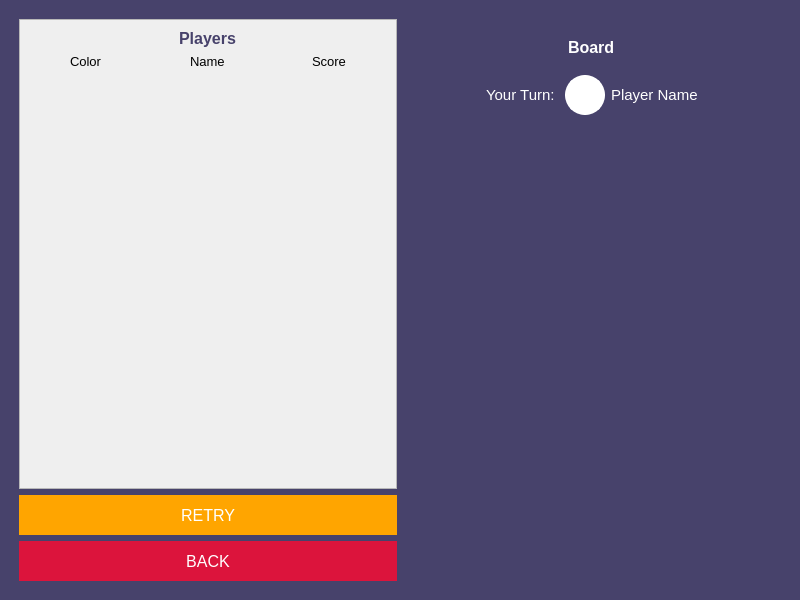
<?xml version="1.0" encoding="UTF-8"?>
<ui version="4.0">
 <class>MainWindow</class>
 <widget class="QMainWindow" name="MainWindow">
  <property name="geometry">
   <rect>
    <x>0</x>
    <y>0</y>
    <width>800</width>
    <height>600</height>
   </rect>
  </property>
  <property name="sizePolicy">
   <sizepolicy hsizetype="Fixed" vsizetype="Fixed">
    <horstretch>0</horstretch>
    <verstretch>0</verstretch>
   </sizepolicy>
  </property>
  <property name="minimumSize">
   <size>
    <width>0</width>
    <height>0</height>
   </size>
  </property>
  <property name="windowTitle">
   <string>MainWindow</string>
  </property>
  <widget class="QWidget" name="centralwidget">
   <property name="styleSheet">
    <string notr="true">#centralwidget{
	background-color:#47426b;
}</string>
   </property>
   <layout class="QVBoxLayout" name="verticalLayout_6">
    <item>
     <layout class="QHBoxLayout" name="horizontalLayout">
      <property name="leftMargin">
       <number>10</number>
      </property>
      <property name="topMargin">
       <number>10</number>
      </property>
      <property name="rightMargin">
       <number>10</number>
      </property>
      <property name="bottomMargin">
       <number>10</number>
      </property>
      <item>
       <layout class="QVBoxLayout" name="verticalLayout">
        <property name="sizeConstraint">
         <enum>QLayout::SetDefaultConstraint</enum>
        </property>
        <item>
         <widget class="QScrollArea" name="scoreScrollArea">
          <property name="sizePolicy">
           <sizepolicy hsizetype="Expanding" vsizetype="Expanding">
            <horstretch>0</horstretch>
            <verstretch>0</verstretch>
           </sizepolicy>
          </property>
          <property name="minimumSize">
           <size>
            <width>300</width>
            <height>0</height>
           </size>
          </property>
          <property name="maximumSize">
           <size>
            <width>400</width>
            <height>16777215</height>
           </size>
          </property>
          <property name="styleSheet">
           <string notr="true"/>
          </property>
          <property name="horizontalScrollBarPolicy">
           <enum>Qt::ScrollBarAsNeeded</enum>
          </property>
          <property name="widgetResizable">
           <bool>true</bool>
          </property>
          <widget class="QWidget" name="scoreScrollAreaWidgetContents">
           <property name="geometry">
            <rect>
             <x>0</x>
             <y>0</y>
             <width>372</width>
             <height>451</height>
            </rect>
           </property>
           <property name="sizePolicy">
            <sizepolicy hsizetype="Expanding" vsizetype="Expanding">
             <horstretch>0</horstretch>
             <verstretch>0</verstretch>
            </sizepolicy>
           </property>
           <property name="styleSheet">
            <string notr="true"/>
           </property>
           <layout class="QVBoxLayout" name="verticalLayout_4">
            <item alignment="Qt::AlignHCenter">
             <widget class="QLabel" name="scoreTitle">
              <property name="font">
               <font>
                <pointsize>12</pointsize>
                <weight>75</weight>
                <bold>true</bold>
               </font>
              </property>
              <property name="styleSheet">
               <string notr="true">#scoreTitle{
	color:#47426b;
}</string>
              </property>
              <property name="text">
               <string>Players</string>
              </property>
             </widget>
            </item>
            <item>
             <layout class="QGridLayout" name="scoreGridLayout">
              <property name="sizeConstraint">
               <enum>QLayout::SetDefaultConstraint</enum>
              </property>
              <item row="0" column="0" alignment="Qt::AlignHCenter">
               <widget class="QLabel" name="label">
                <property name="font">
                 <font>
                  <pointsize>10</pointsize>
                 </font>
                </property>
                <property name="text">
                 <string>Color</string>
                </property>
               </widget>
              </item>
              <item row="0" column="2" alignment="Qt::AlignHCenter">
               <widget class="QLabel" name="label_3">
                <property name="font">
                 <font>
                  <pointsize>10</pointsize>
                 </font>
                </property>
                <property name="text">
                 <string>Score</string>
                </property>
               </widget>
              </item>
              <item row="0" column="1" alignment="Qt::AlignHCenter">
               <widget class="QLabel" name="label_2">
                <property name="font">
                 <font>
                  <pointsize>10</pointsize>
                 </font>
                </property>
                <property name="text">
                 <string>Name</string>
                </property>
               </widget>
              </item>
             </layout>
            </item>
            <item>
             <spacer name="verticalSpacer">
              <property name="orientation">
               <enum>Qt::Vertical</enum>
              </property>
              <property name="sizeHint" stdset="0">
               <size>
                <width>20</width>
                <height>40</height>
               </size>
              </property>
             </spacer>
            </item>
           </layout>
          </widget>
         </widget>
        </item>
        <item>
         <layout class="QGridLayout" name="scoreGridLayout_2"/>
        </item>
        <item>
         <widget class="QPushButton" name="retryButton">
          <property name="minimumSize">
           <size>
            <width>300</width>
            <height>0</height>
           </size>
          </property>
          <property name="maximumSize">
           <size>
            <width>400</width>
            <height>16777215</height>
           </size>
          </property>
          <property name="font">
           <font>
            <pointsize>12</pointsize>
           </font>
          </property>
          <property name="cursor">
           <cursorShape>PointingHandCursor</cursorShape>
          </property>
          <property name="styleSheet">
           <string notr="true">#retryButton{
	background-color: orange;
	border: 0;
	color: white;
	font-size: 12pt;
	height: 40px;
}

#retryButton:hover{
	background-color:#b27300;
}</string>
          </property>
          <property name="text">
           <string>RETRY</string>
          </property>
         </widget>
        </item>
        <item>
         <widget class="QPushButton" name="backButton">
          <property name="minimumSize">
           <size>
            <width>300</width>
            <height>0</height>
           </size>
          </property>
          <property name="maximumSize">
           <size>
            <width>400</width>
            <height>16777215</height>
           </size>
          </property>
          <property name="font">
           <font>
            <pointsize>12</pointsize>
           </font>
          </property>
          <property name="cursor">
           <cursorShape>PointingHandCursor</cursorShape>
          </property>
          <property name="styleSheet">
           <string notr="true">#backButton{
	background-color: crimson;
	border: 0;
	color: white;
	font-size: 12pt;
	height: 40px;
}

#backButton:hover{
	background-color:firebrick;
}</string>
          </property>
          <property name="text">
           <string>BACK</string>
          </property>
         </widget>
        </item>
       </layout>
      </item>
      <item>
       <layout class="QVBoxLayout" name="verticalLayout_2">
        <property name="sizeConstraint">
         <enum>QLayout::SetDefaultConstraint</enum>
        </property>
        <item alignment="Qt::AlignHCenter">
         <widget class="QLabel" name="boardTitle">
          <property name="sizePolicy">
           <sizepolicy hsizetype="Preferred" vsizetype="Fixed">
            <horstretch>0</horstretch>
            <verstretch>0</verstretch>
           </sizepolicy>
          </property>
          <property name="minimumSize">
           <size>
            <width>0</width>
            <height>30</height>
           </size>
          </property>
          <property name="maximumSize">
           <size>
            <width>16777215</width>
            <height>3</height>
           </size>
          </property>
          <property name="font">
           <font>
            <pointsize>12</pointsize>
            <weight>75</weight>
            <bold>true</bold>
           </font>
          </property>
          <property name="styleSheet">
           <string notr="true">#boardTitle{
	color:white;
}</string>
          </property>
          <property name="text">
           <string>Board</string>
          </property>
         </widget>
        </item>
        <item>
         <layout class="QHBoxLayout" name="horizontalLayout_2">
          <property name="topMargin">
           <number>20</number>
          </property>
          <property name="bottomMargin">
           <number>20</number>
          </property>
          <item>
           <spacer name="horizontalSpacer_2">
            <property name="orientation">
             <enum>Qt::Horizontal</enum>
            </property>
            <property name="sizeHint" stdset="0">
             <size>
              <width>40</width>
              <height>20</height>
             </size>
            </property>
           </spacer>
          </item>
          <item>
           <widget class="QLabel" name="yourTurnLabel">
            <property name="font">
             <font>
              <pointsize>11</pointsize>
             </font>
            </property>
            <property name="styleSheet">
             <string notr="true">#yourTurnLabel{
	color: white;
}</string>
            </property>
            <property name="text">
             <string>Your Turn: </string>
            </property>
           </widget>
          </item>
          <item>
           <widget class="QPushButton" name="yourTurnPushButton">
            <property name="sizePolicy">
             <sizepolicy hsizetype="Fixed" vsizetype="Fixed">
              <horstretch>0</horstretch>
              <verstretch>0</verstretch>
             </sizepolicy>
            </property>
            <property name="minimumSize">
             <size>
              <width>40</width>
              <height>40</height>
             </size>
            </property>
            <property name="maximumSize">
             <size>
              <width>40</width>
              <height>40</height>
             </size>
            </property>
            <property name="styleSheet">
             <string notr="true">#yourTurnPushButton{
background-color: white; 
border: 2px solid white; 
border-radius: 20px;
}</string>
            </property>
            <property name="text">
             <string/>
            </property>
           </widget>
          </item>
          <item>
           <widget class="QLabel" name="playerNameLabel">
            <property name="font">
             <font>
              <pointsize>11</pointsize>
             </font>
            </property>
            <property name="styleSheet">
             <string notr="true">#playerNameLabel{
	color: white;
}</string>
            </property>
            <property name="text">
             <string>Player Name</string>
            </property>
           </widget>
          </item>
          <item>
           <spacer name="horizontalSpacer">
            <property name="orientation">
             <enum>Qt::Horizontal</enum>
            </property>
            <property name="sizeHint" stdset="0">
             <size>
              <width>40</width>
              <height>20</height>
             </size>
            </property>
           </spacer>
          </item>
         </layout>
        </item>
        <item>
         <layout class="QHBoxLayout" name="horizontalLayout_3">
          <item>
           <spacer name="horizontalSpacer_3">
            <property name="orientation">
             <enum>Qt::Horizontal</enum>
            </property>
            <property name="sizeHint" stdset="0">
             <size>
              <width>40</width>
              <height>20</height>
             </size>
            </property>
           </spacer>
          </item>
          <item>
           <layout class="QGridLayout" name="boardGridLayout">
            <property name="sizeConstraint">
             <enum>QLayout::SetDefaultConstraint</enum>
            </property>
           </layout>
          </item>
          <item>
           <spacer name="horizontalSpacer_4">
            <property name="orientation">
             <enum>Qt::Horizontal</enum>
            </property>
            <property name="sizeHint" stdset="0">
             <size>
              <width>40</width>
              <height>20</height>
             </size>
            </property>
           </spacer>
          </item>
         </layout>
        </item>
        <item>
         <spacer name="verticalSpacer_2">
          <property name="orientation">
           <enum>Qt::Vertical</enum>
          </property>
          <property name="sizeHint" stdset="0">
           <size>
            <width>20</width>
            <height>40</height>
           </size>
          </property>
         </spacer>
        </item>
       </layout>
      </item>
     </layout>
    </item>
   </layout>
  </widget>
 </widget>
 <resources/>
 <connections/>
</ui>
